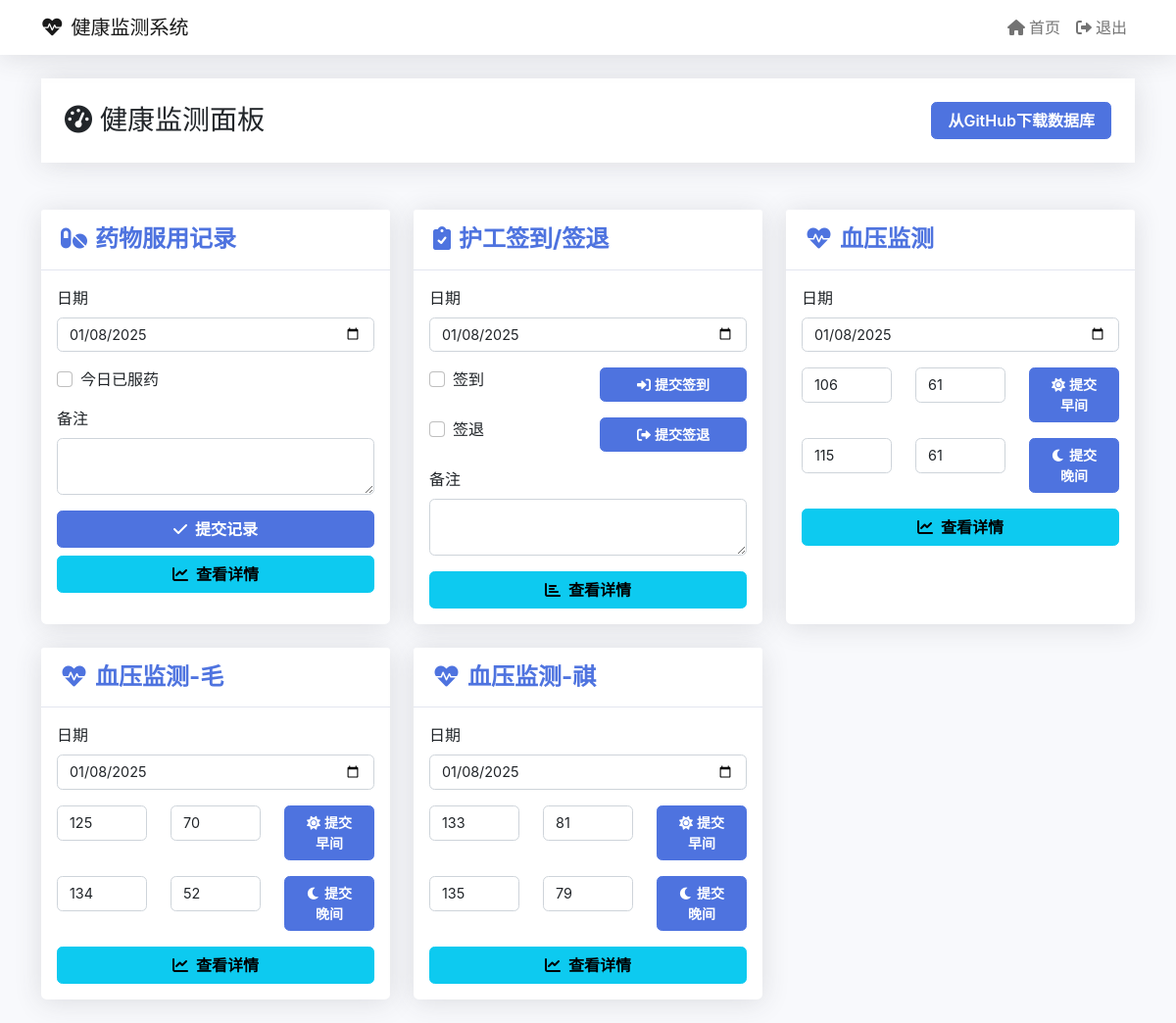
Screenshot of /landing (signed in) with the database file from the repository.
### tables this page shows
CREATE TABLE bloodpressure_records
                 (id INTEGER PRIMARY KEY AUTOINCREMENT,
                  date TEXT NOT NULL,
                  day_of_week TEXT NOT NULL,
                  morning_high INTEGER,
                  morning_low INTEGER,
                  afternoon_high INTEGER,
                  afternoon_low INTEGER,
                  notes TEXT,
                  today_average TEXT,
                  risk TEXT);

CREATE TABLE bloodpressure2_records
           (id INTEGER PRIMARY KEY AUTOINCREMENT,
            date TEXT NOT NULL,
            day_of_week TEXT NOT NULL,
            morning_high INTEGER,
            morning_low INTEGER,
            afternoon_high INTEGER,
            afternoon_low INTEGER,
            notes TEXT,
            today_average TEXT,
            risk TEXT);

CREATE TABLE bloodpressure3_records
                 (id INTEGER PRIMARY KEY AUTOINCREMENT,
                  date TEXT NOT NULL,
                  day_of_week TEXT NOT NULL,
                  morning_high INTEGER,
                  morning_low INTEGER,
                  afternoon_high INTEGER,
                  afternoon_low INTEGER,
                  notes TEXT,
                  today_average TEXT,
                  risk TEXT);

### app.py (the view)
@app.route('/landing')
@login_required
def landing():
    try:
        db = get_db()
        try:
            last_bp = db.execute('''
                SELECT morning_high, morning_low, afternoon_high, afternoon_low
                FROM bloodpressure_records
                ORDER BY date DESC LIMIT 1
            ''').fetchone()
            last_bp2 = db.execute('''
                SELECT morning_high, morning_low, afternoon_high, afternoon_low
                FROM bloodpressure2_records
                ORDER BY date DESC LIMIT 1
            ''').fetchone()
            last_bp3 = db.execute('''
                SELECT morning_high, morning_low, afternoon_high, afternoon_low
                FROM bloodpressure3_records
                ORDER BY date DESC LIMIT 1
            ''').fetchone()
            db.close()
            return render_template('landing.html',
                current_date=datetime.now().strftime('%Y-%m-%d'),
                last_bp=last_bp or {'morning_high': '', 'morning_low': '',
                                  'afternoon_high': '', 'afternoon_low': ''},
                last_bp2=last_bp2 or {'morning_high': '', 'morning_low': '',
                                    'afternoon_high': '', 'afternoon_low': ''},
                last_bp3=last_bp3 or {'morning_high': '', 'morning_low': '',
                                    'afternoon_high': '', 'afternoon_low': ''})
        except Exception as e:
            db.close()
            print(f"查询数据库时出错: {str(e)}")
            return render_template('landing.html',
                current_date=datetime.now().strftime('%Y-%m-%d'),
                last_bp={'morning_high': '', 'morning_low': '',
                        'afternoon_high': '', 'afternoon_low': ''},
                last_bp2={'morning_high': '', 'morning_low': '',
                         'afternoon_high': '', 'afternoon_low': ''},
                last_bp3={'morning_high': '', 'morning_low': '',
                         'afternoon_high': '', 'afternoon_low': ''})
    except Exception as e:
        print(f"访问页面时出错: {str(e)}")
        return render_template('landing.html',
            current_date=datetime.now().strftime('%Y-%m-%d'),
            last_bp={'morning_high': '', 'morning_low': '',
                    'afternoon_high': '', 'afternoon_low': ''},
            last_bp2={'morning_high': '', 'morning_low': '',
                     'afternoon_high': '', 'afternoon_low': ''},
            last_bp3={'morning_high': '', 'morning_low': '',
                     'afternoon_high': '', 'afternoon_low': ''})

### templates/landing.html (shortened to what this page needs)
{% extends "base.html" %}
{% block content %}
<div class="row mb-4">
    <div class="col-12">
        <div class="page-header">
            <div class="container">
                <div class="d-flex justify-content-between align-items-center">
                    <h1 class="h3 mb-0 text-gray-800">
                        <i class="fas fa-tachometer-alt me-2"></i>健康监测面板
                    </h1>
                    <div class="btn-group" role="group">
                        <a href="{{ url_for('download_database') }}" class="btn btn-primary">从GitHub下载数据库</a>
                    </div>
                </div>
            </div>
        </div>
    </div>
</div>
<div class="row">
    <div class="col-lg-4 mb-4">
        <div class="card h-100">
            <div class="card-header d-flex align-items-center justify-content-between">
                <h4><i class="fas fa-pills me-2"></i>药物服用记录</h4>
            </div>
            <div class="card-body">
                <form action="{{ url_for('add_medicine_record') }}" method="POST">
                    <div class="form-group mb-3">
                        <label class="form-label">日期</label>
                        <input type="date" class="form-control" name="date" value="{{ current_date }}" required>
                    </div>
                    <div class="form-check mb-3">
                        <input type="checkbox" class="form-check-input" name="medicine_taken" id="medicineTaken">
                        <label class="form-check-label" for="medicineTaken">今日已服药</label>
                    </div>
                    <div class="form-group mb-3">
                        <label class="form-label">备注</label>
                        <textarea class="form-control" name="notes" rows="2"></textarea>
                    </div>
                    <div class="d-grid gap-2">
                        <button type="submit" class="btn btn-primary">
                            <i class="fas fa-check me-2"></i>提交记录
                        </button>
                        <a href="{{ url_for('medicine_detail') }}" class="btn btn-info">
                            <i class="fas fa-chart-line me-2"></i>查看详情
                        </a>
                    </div>
                </form>
            </div>
        </div>
    </div>
    <div class="col-lg-4 mb-4">
        <div class="card h-100">
            <div class="card-header d-flex align-items-center justify-content-between">
                <h4><i class="fas fa-clipboard-check me-2"></i>护工签到/签退</h4>
            </div>
            <div class="card-body">
                <form action="{{ url_for('add_checkin_record') }}" method="POST">
                    <div class="form-group mb-3">
                        <label class="form-label">日期</label>
                        <input type="date" class="form-control" name="date" value="{{ current_date }}" required>
                    </div>
                    <div class="row mb-3">
                        <div class="col">
                            <div class="form-check">
                                <input type="checkbox" class="form-check-input" name="checkin" id="checkin">
                                <label class="form-check-label" for="checkin">签到</label>
                            </div>
                        </div>
                        <div class="col">
                            <button type="submit" name="checkin_submit" class="btn btn-primary btn-sm w-100">
                                <i class="fas fa-sign-in-alt me-1"></i>提交签到
                            </button>
                        </div>
                    </div>
                    <div class="row mb-3">
                        <div class="col">
                            <div class="form-check">
                                <input type="checkbox" class="form-check-input" name="checkout" id="checkout">
                                <label class="form-check-label" for="checkout">签退</label>
                            </div>
                        </div>
                        <div class="col">
                            <button type="submit" name="checkout_submit" class="btn btn-primary btn-sm w-100">
                                <i class="fas fa-sign-out-alt me-1"></i>提交签退
                            </button>
                        </div>
                    </div>
                    <div class="form-group mb-3">
                        <label class="form-label">备注</label>
                        <textarea class="form-control" name="notes" rows="2"></textarea>
                    </div>
                    <div class="d-grid">
                        <a href="{{ url_for('checkin_detail') }}" class="btn btn-info">
                            <i class="fas fa-chart-bar me-2"></i>查看详情
                        </a>
                    </div>
                </form>
            </div>
        </div>
    </div>
    <div class="col-lg-4 mb-4">
        <div class="card h-100">
            <div class="card-header d-flex align-items-center justify-content-between">
                <h4><i class="fas fa-heartbeat me-2"></i>血压监测</h4>
            </div>
            <div class="card-body">
                <form action="{{ url_for('add_blood_pressure') }}" method="POST">
                    <div class="form-group mb-3">
                        <label class="form-label">日期</label>
                        <input type="date" class="form-control" name="date" value="{{ current_date }}" required>
                    </div>
                    <div class="row mb-3">
                        <div class="col">
                            <input type="number" class="form-control" name="morning_high" placeholder="早高压"
                                   value="{{ last_bp.morning_high }}">
                        </div>
                        <div class="col">
                            <input type="number" class="form-control" name="morning_low" placeholder="早低压"
                                   value="{{ last_bp.morning_low }}">
                        </div>
                        <div class="col">
                            <button type="submit" name="morning_submit" class="btn btn-primary btn-sm w-100">
                                <i class="fas fa-sun me-1"></i>提交早间
                            </button>
                        </div>
                    </div>
                    <div class="row mb-3">
                        <div class="col">
                            <input type="number" class="form-control" name="afternoon_high" placeholder="晚高压"
                                   value="{{ last_bp.afternoon_high }}">
                        </div>
                        <div class="col">
                            <input type="number" class="form-control" name="afternoon_low" placeholder="晚低压"
                                   value="{{ last_bp.afternoon_low }}">
                        </div>
                        <div class="col">
                            <button type="submit" name="afternoon_submit" class="btn btn-primary btn-sm w-100">
                                <i class="fas fa-moon me-1"></i>提交晚间
                            </button>
                        </div>
                    </div>
                    <div class="d-grid">
                        <a href="{{ url_for('blood_pressure_detail') }}" class="btn btn-info">
                            <i class="fas fa-chart-line me-2"></i>查看详情
                        </a>
                    </div>
                </form>
            </div>
        </div>
    </div>
    <div class="col-lg-4 mb-4">
        <div class="card h-100">
            <div class="card-header d-flex align-items-center justify-content-between">
                <h4><i class="fas fa-heartbeat me-2"></i>血压监测-毛</h4>
            </div>
            <div class="card-body">
                <form action="{{ url_for('add_blood_pressure2') }}" method="POST">
                    <div class="form-group mb-3">
                        <label class="form-label">日期</label>
                        <input type="date" class="form-control" name="date" value="{{ current_date }}" required>
                    </div>
                    <div class="row mb-3">
                        <div class="col">
                            <input type="number" class="form-control" name="morning_high" placeholder="早高压"
                                   value="{{ last_bp2.morning_high }}">
                        </div>
                        <div class="col">
                            <input type="number" class="form-control" name="morning_low" placeholder="早低压"
                                   value="{{ last_bp2.morning_low }}">
                        </div>
                        <div class="col">
                            <button type="submit" name="morning_submit" class="btn btn-primary btn-sm w-100">
                                <i class="fas fa-sun me-1"></i>提交早间
                            </button>
                        </div>
                    </div>
                    <div class="row mb-3">
                        <div class="col">
                            <input type="number" class="form-control" name="afternoon_high" placeholder="晚高压"
                                   value="{{ last_bp2.afternoon_high }}">
                        </div>
                        <div class="col">
                            <input type="number" class="form-control" name="afternoon_low" placeholder="晚低压"
                                   value="{{ last_bp2.afternoon_low }}">
                        </div>
                        <div class="col">
                            <button type="submit" name="afternoon_submit" class="btn btn-primary btn-sm w-100">
                                <i class="fas fa-moon me-1"></i>提交晚间
                            </button>
                        </div>
                    </div>
                    <div class="d-grid">
                        <a href="{{ url_for('blood_pressure2_detail') }}" class="btn btn-info">
                            <i class="fas fa-chart-line me-2"></i>查看详情
                        </a>
                    </div>
                </form>
            </div>
        </div>
    </div>
    <div class="col-lg-4 mb-4">
        <div class="card h-100">
            <div class="card-header d-flex align-items-center justify-content-between">
                <h4><i class="fas fa-heartbeat me-2"></i>血压监测-祺</h4>
            </div>
            <div class="card-body">
                <form action="{{ url_for('add_blood_pressure3') }}" method="POST">
                    <div class="form-group mb-3">
                        <label class="form-label">日期</label>
                        <input type="date" class="form-control" name="date" value="{{ current_date }}" required>
                    </div>
                    <div class="row mb-3">
                        <div class="col">
                            <input type="number" class="form-control" name="morning_high" placeholder="早高压"
                                   value="{{ last_bp3.morning_high }}">
                        </div>
                        <div class="col">
                            <input type="number" class="form-control" name="morning_low" placeholder="早低压"
                                   value="{{ last_bp3.morning_low }}">
                        </div>
                        <div class="col">
                            <button type="submit" name="morning_submit" class="btn btn-primary btn-sm w-100">
                                <i class="fas fa-sun me-1"></i>提交早间
                            </button>
                        </div>
                    </div>
                    <div class="row mb-3">
                        <div class="col">
                            <input type="number" class="form-control" name="afternoon_high" placeholder="晚高压"
                                   value="{{ last_bp3.afternoon_high }}">
                        </div>
                        <div class="col">
                            <input type="number" class="form-control" name="afternoon_low" placeholder="晚低压"
                                   value="{{ last_bp3.afternoon_low }}">
                        </div>
                        <div class="col">
                            <button type="submit" name="afternoon_submit" class="btn btn-primary btn-sm w-100">
                                <i class="fas fa-moon me-1"></i>提交晚间
                            </button>
                        </div>
                    </div>
                    <div class="d-grid">
                        <a href="{{ url_for('blood_pressure3_detail') }}" class="btn btn-info">
                            <i class="fas fa-chart-line me-2"></i>查看详情
                        </a>
                    </div>
                </form>
            </div>
        </div>
    </div>
</div>
{% endblock %}

### rows the page displays
bloodpressure_records: morning_high "106", morning_low "61", afternoon_high "115", afternoon_low "61"
bloodpressure2_records: morning_high "125", morning_low "70", afternoon_high "134", afternoon_low "52"
bloodpressure3_records: morning_high "133", morning_low "81", afternoon_high "135", afternoon_low "79"
